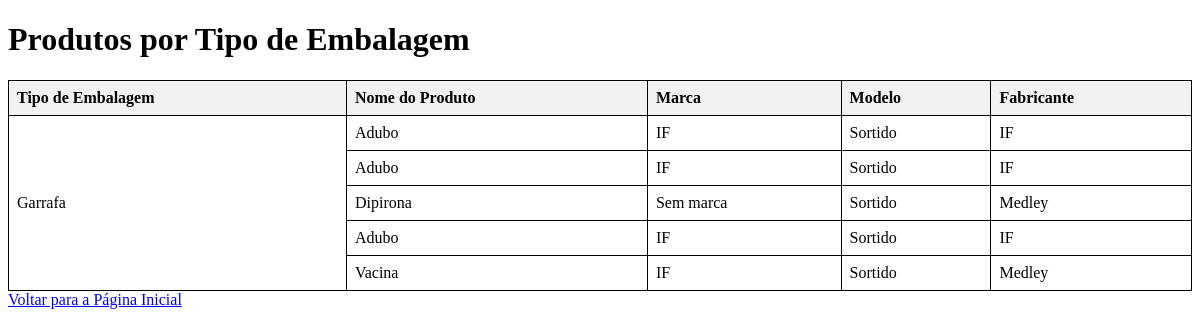
/produtos-por-tipo-embalagem/, run on the app's committed database.
### app/models.py (models this page shows, shortened)
class TipoEmbalagem(models.Model):
    nome_embalagem = models.CharField(max_length=100)

class DetalheProduto(models.Model):
    produto = models.ForeignKey(Produto, related_name='detalhes', on_delete=models.CASCADE)
    unidade_produto = models.IntegerField(default=0)
    cor_produto = models.CharField(max_length=100)
    sabor_produto = models.CharField(max_length=100)
    quantidade_embalagem_produto = models.IntegerField(default=0)
    tipo_embalagem_produto = models.ForeignKey(TipoEmbalagem, related_name='produtos', on_delete=models.CASCADE)
    quantidade_produto = models.IntegerField(default=0)
    preco_custo_produto = models.DecimalField(max_digits=10, decimal_places=2)
    preco_venda_produto = models.DecimalField(max_digits=10, decimal_places=2)
    subsetor = models.ForeignKey(Subsector, related_name='produtos', on_delete=models.CASCADE)

class Produto(models.Model):
    nome_produto = models.CharField(max_length=100)
    marca = models.ForeignKey(Marca, related_name='produtos', on_delete=models.CASCADE)
    modelo = models.ForeignKey(Modelo, related_name='produtos', on_delete=models.CASCADE)
    fabricante = models.ForeignKey(Fabricante, related_name='produtos', on_delete=models.CASCADE)

class Marca(models.Model):
    nome_marca = models.CharField(max_length=100)

class Modelo(models.Model):
    nome_modelo = models.CharField(max_length=100)

class Fabricante(models.Model):
    nome_fabricante = models.CharField(max_length=100)

### app/views.py (the view)
# urls.py: path('produtos-por-tipo-embalagem/', ProdutosPorTipoEmbalagemListView.as_view(), name='produtos-por-tipo-embalagem'),
class ProdutosPorTipoEmbalagemListView(ListView):
    template_name = 'produtos_por_tipo_embalagem.html'
    context_object_name = 'tipos_embalagem'
    def get_queryset(self):
        tipos_embalagem = TipoEmbalagem.objects.all()
        for tipo in tipos_embalagem:
            produtos = DetalheProduto.objects.filter(tipo_embalagem_produto=tipo)
            tipo.produtos_set = produtos
        return tipos_embalagem

### app/templates/produtos_por_tipo_embalagem.html (shortened to what this page needs)
<!DOCTYPE html>
<html>
<head>
</head>
<body>
    <h1>Produtos por Tipo de Embalagem</h1>
    <table>
        <tr>
            <th>Tipo de Embalagem</th>
            <th>Nome do Produto</th>
            <th>Marca</th>
            <th>Modelo</th>
            <th>Fabricante</th>
        </tr>
        {% for tipo in tipos_embalagem %}
            <tr>
                <td rowspan="{{ tipo.produtos_set.count|default_if_none:0 }}">{{ tipo.nome_embalagem }}</td>
                {% for produto in tipo.produtos_set %}
                    {% if forloop.first %}
                        <td>{{ produto.produto.nome_produto }}</td>
                        <td>{{ produto.produto.marca.nome_marca }}</td>
                        <td>{{ produto.produto.modelo.nome_modelo }}</td>
                        <td>{{ produto.produto.fabricante.nome_fabricante }}</td>
                    {% else %}
                        </tr>
                        <tr>
                        <td>{{ produto.produto.nome_produto }}</td>
                        <td>{{ produto.produto.marca.nome_marca }}</td>
                        <td>{{ produto.produto.modelo.nome_modelo }}</td>
                        <td>{{ produto.produto.fabricante.nome_fabricante }}</td>
                    {% endif %}
                {% endfor %}
            </tr>
        {% empty %}
            <tr>
                <td colspan="5">Nenhum produto encontrado para este tipo de embalagem.</td>
            </tr>
        {% endfor %}
    </table>
    <a href="{% url 'home' %}">Voltar para a Página Inicial</a>
</body>
</html>

### app/templates/produtos_por_tipo_embalagem.html (style rules this page uses)
table { width: 100%; border-collapse: collapse; }
table, th, td { border: 1px solid black; }
th, td { padding: 8px; text-align: left; }
th { background-color: #f2f2f2; }

### data on the page
TipoEmbalagem: nome_embalagem "Garrafa"
DetalheProduto: produto.nome_produto "Adubo", produto.marca.nome_marca "IF", produto.modelo.nome_modelo "Sortido", produto.fabricante.nome_fabricante "IF"
DetalheProduto: produto.nome_produto "Adubo", produto.marca.nome_marca "IF", produto.modelo.nome_modelo "Sortido", produto.fabricante.nome_fabricante "IF"
DetalheProduto: produto.nome_produto "Dipirona", produto.marca.nome_marca "Sem marca", produto.modelo.nome_modelo "Sortido", produto.fabricante.nome_fabricante "Medley"
DetalheProduto: produto.nome_produto "Adubo", produto.marca.nome_marca "IF", produto.modelo.nome_modelo "Sortido", produto.fabricante.nome_fabricante "IF"
DetalheProduto: produto.nome_produto "Vacina", produto.marca.nome_marca "IF", produto.modelo.nome_modelo "Sortido", produto.fabricante.nome_fabricante "Medley"
